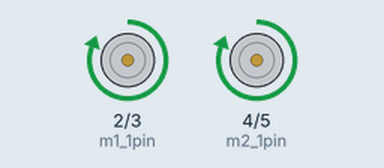
This sketch was run on a simulated Arduino Uno, built with avr-gcc and run on an emulated ATmega328P. Shown: motor-driver pin pairs drawn as motors (green arrow = first pin HIGH = forward, orange = second pin HIGH = backward, longer = more drive, scaled by the enable pin).

Above: at 1.0 s.
At 3.0 s:
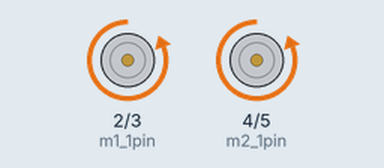
At 5.0 s:
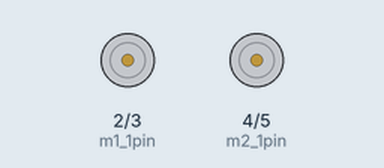
Timing chart, 0 to 7.8 s (numbered marks = the images above):
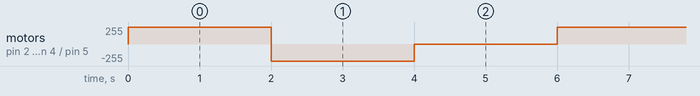

The sketch:

motor_test_01.ino
```cpp
const int m1_enablePin = 9;
const int m1_1pin = 2;
const int m1_2pin = 3;

const int m2_enablePin = 10;
const int m2_1pin = 4;
const int m2_2pin = 5;

void setup() {
  pinMode(m1_enablePin , OUTPUT);
  pinMode(m1_1pin , OUTPUT);
  pinMode(m1_2pin , OUTPUT);
  pinMode(m2_enablePin , OUTPUT);
  pinMode(m2_1pin , OUTPUT);
  pinMode(m2_2pin , OUTPUT);

  digitalWrite(m1_enablePin, HIGH);
  digitalWrite(m2_enablePin, HIGH);
}

void loop() {
  digitalWrite(m1_1pin, HIGH); //backwards state
  digitalWrite(m1_2pin, LOW);
  digitalWrite(m2_1pin, HIGH);
  digitalWrite(m2_2pin, LOW);
  delay(2000);
  digitalWrite(m1_1pin, LOW); //forwards state
  digitalWrite(m1_2pin, HIGH);
  digitalWrite(m2_1pin, LOW);
  digitalWrite(m2_2pin, HIGH);
  delay(2000);
  digitalWrite(m1_1pin, LOW); //stopped
  digitalWrite(m1_2pin, LOW);
  digitalWrite(m2_1pin, LOW);
  digitalWrite(m2_2pin, LOW);
  delay(2000);


}
void turnRight(){
  digitalWrite(m1_1pin, HIGH); //backwards state
  digitalWrite(m1_2pin, LOW);
  digitalWrite(m2_1pin, HIGH);
  digitalWrite(m2_2pin, LOW);
}
```

Measured:
- by itself, motor on pin 2 (m1_1pin) / pin 3 (m1_2pin), motor on pin 4 (m2_1pin) / pin 5 (m2_2pin): repeats every 6.0 s: backward 255/255 2.0 s, stopped 2.0 s, forward 255/255 2.0 s
